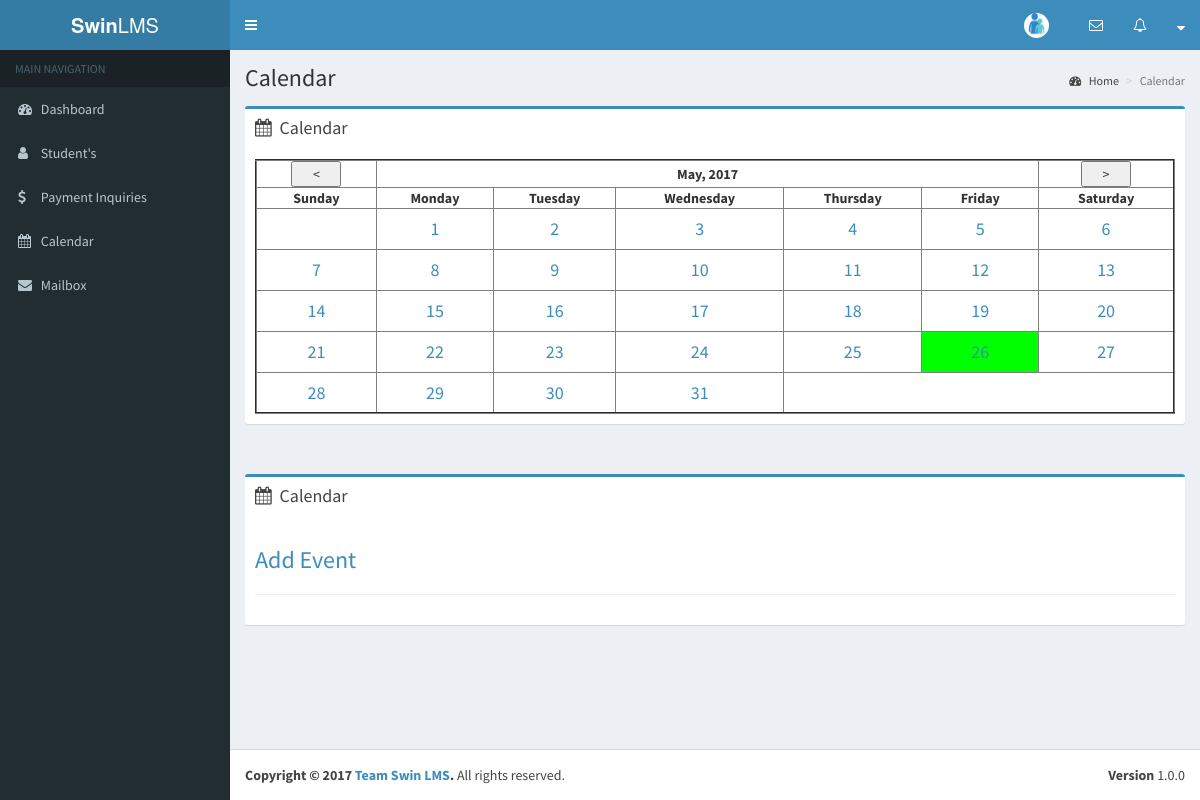
Before: /parent/calendar.php?month=05&day=15&year=2017&v=true with the older database file.
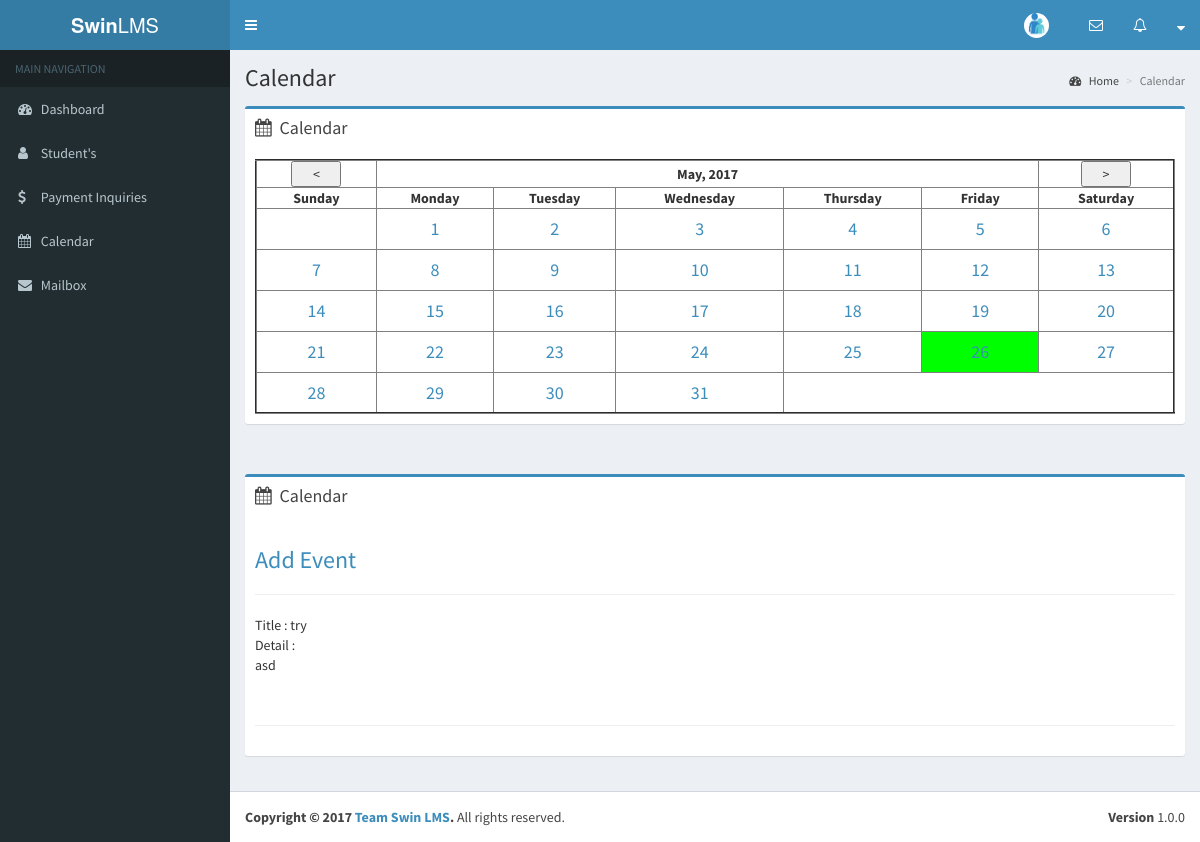
After: the same page with the newer database file.
### tables this page shows
CREATE TABLE `events` (
  `id` int(11) NOT NULL,
  `title` varchar(65) NOT NULL,
  `detail` varchar(255) NOT NULL,
  `date` varchar(10) NOT NULL,
  `created` date NOT NULL,
  `user_id` int(11) NOT NULL
);

### parent/calendar.php (the view, shortened to what the changed rows need)
<!DOCTYPE html>
<html>
    <?php include_once('first.php') ?>
    <link href="../bootstrap/css/calendar.css" rel="stylesheet" />
    <body class="hold-transition skin-blue sidebar-mini">
        <div class="content-wrapper">
            <section class="content-header">
                <h1>
                    Calendar
                </h1>
            </section>
            <section class="content">
                <div class="row">
                    <section class="col-lg-12">
                        <div class="box box-primary">
                            <div class="box-body">
                                <?php
                                    if (isset ($_GET['day'])){
                                        $day = $_GET['day'];
                                    }else{
                                        $day = date ("d");
                                    }
                                    if (isset ($_GET['month'])){
                                        $month = $_GET['month'];
                                    }else{
                                        $month = date ("n");
                                    }
                                    if (isset ($_GET['year'])){
                                        $year = $_GET['year'];
                                    }else{
                                        $year = date ("Y");
                                    }
                                    $currentTimeStamp = strtotime("$year-$month-$day");
                                    $numDays = date("t", $currentTimeStamp);
                                    $counter = 0;
                                ?>
                                <table border='2' width='100%' height='150px'>
                                    <tr>
                                        <th width='50px'>Sunday</th>
                                        <th width='50px'>Monday</th>
                                        <th width='50px'>Tuesday</th>
                                        <th width='50px'>Wednesday</th>
                                        <th width='50px'>Thursday</th>
                                        <th width='50px'>Friday</th>
                                        <th width='50px'>Saturday</th>
                                    </tr>
                                    <?php
                                        echo "<tr>";
                                        for ($i = 1; $i < $numDays+1; $i++, $counter++) {
                                            $timeStamp = strtotime ("$year-$month-$i");
                                                if($i == 1){
                                                    $firstDay = date ("w", $timeStamp);
                                                    for ($j = 0; $j < $firstDay; $j++, $counter++){
                                                        echo "<td>&nbsp;</td>";
                                                    }
                                                }
                                                $monthstring = $month;
                                                $daystring = $i;
                                                $daylength = strlen($daystring);
                                                if($daylength <=1 ){
                                                    $daystring = "0".$daystring;
                                                }
                                            $todaysDate = date("m/d/Y");
                                            $dateToCompare = $monthstring.'/'.$daystring.'/'.$year;
                                            echo "<td align='center' ";
                                            if($todaysDate == $dateToCompare){
                                                echo "class='today'";
                                            }else{
                                                $sqlCount = "select * from events where date='".$dateToCompare."' and user_id='".$_SESSION['user_id']."'";
                                                $noOfEvent = mysql_num_rows(mysql_query($sqlCount));
                                                if($noOfEvent >= 1){
                                                    echo "class='event'";
                                                }
                                            }
                                            echo "><h4><a href='".$_SERVER['PHP_SELF']."?month=".$monthstring."&day=".$daystring."&year=".$year."&v=true'>".$i."</td></h4>";
                                        }
                                        echo "</tr>";
                                    ?>
                                </table>
                            </div>
                        </div>
                    </section>
                </div>
            </section>
            <section class="content">
                <div class="row">
                    <section class="col-lg-12">
                        <div class="box box-primary">
                            <div class="box-header">
                                <i class="fa fa-calendar"></i>
                                <h3 class="box-title">Calendar</h3>
                            </div>
                            <div class="box-body">
                                <?php
                                if(isset($_GET['v'])){
                                    echo "<a href='".$_SERVER['PHP_SELF']."?month=".$month."&day=".$day."&year=".$year."&v=true&f=true'><h3>Add Event</h3></a>";
                                    $sqlEvent = "select * from events where date='".$month."/".$day."/".$year."'";
                                    $resultEvents = mysql_query($sqlEvent);
                                    echo "<hr />";
                                    while($events=mysql_fetch_array($resultEvents)){
                                        echo "Title : ".$events['title']."<br />";
                                        echo "Detail : ".$events['detail']."<br />";
                                        echo "<hr />";
                                    }
                                }
                            ?>
                            </div>
                        </div>
                    </section>
                </div>
            </section>
        </div>
    </body>
</html>

Changed rows visible on the page:
now on this page (row edited): events: title "try", detail "asd"
